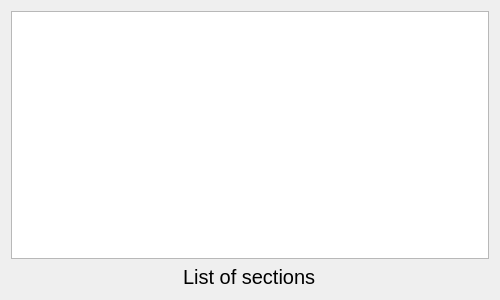
<?xml version="1.0" encoding="UTF-8"?>
<ui version="4.0">
 <class>sectionList</class>
 <widget class="QDialog" name="sectionList">
  <property name="geometry">
   <rect>
    <x>0</x>
    <y>0</y>
    <width>500</width>
    <height>300</height>
   </rect>
  </property>
  <property name="maximumSize">
   <size>
    <width>500</width>
    <height>300</height>
   </size>
  </property>
  <property name="windowTitle">
   <string>Dialog</string>
  </property>
  <layout class="QVBoxLayout" name="verticalLayout">
   <item>
    <widget class="QTableWidget" name="tableWidget">
     <attribute name="horizontalHeaderDefaultSectionSize">
      <number>240</number>
     </attribute>
    </widget>
   </item>
   <item alignment="Qt::AlignHCenter">
    <widget class="QLabel" name="label">
     <property name="font">
      <font>
       <pointsize>15</pointsize>
      </font>
     </property>
     <property name="text">
      <string>List of sections</string>
     </property>
    </widget>
   </item>
  </layout>
 </widget>
 <resources/>
 <connections/>
</ui>
